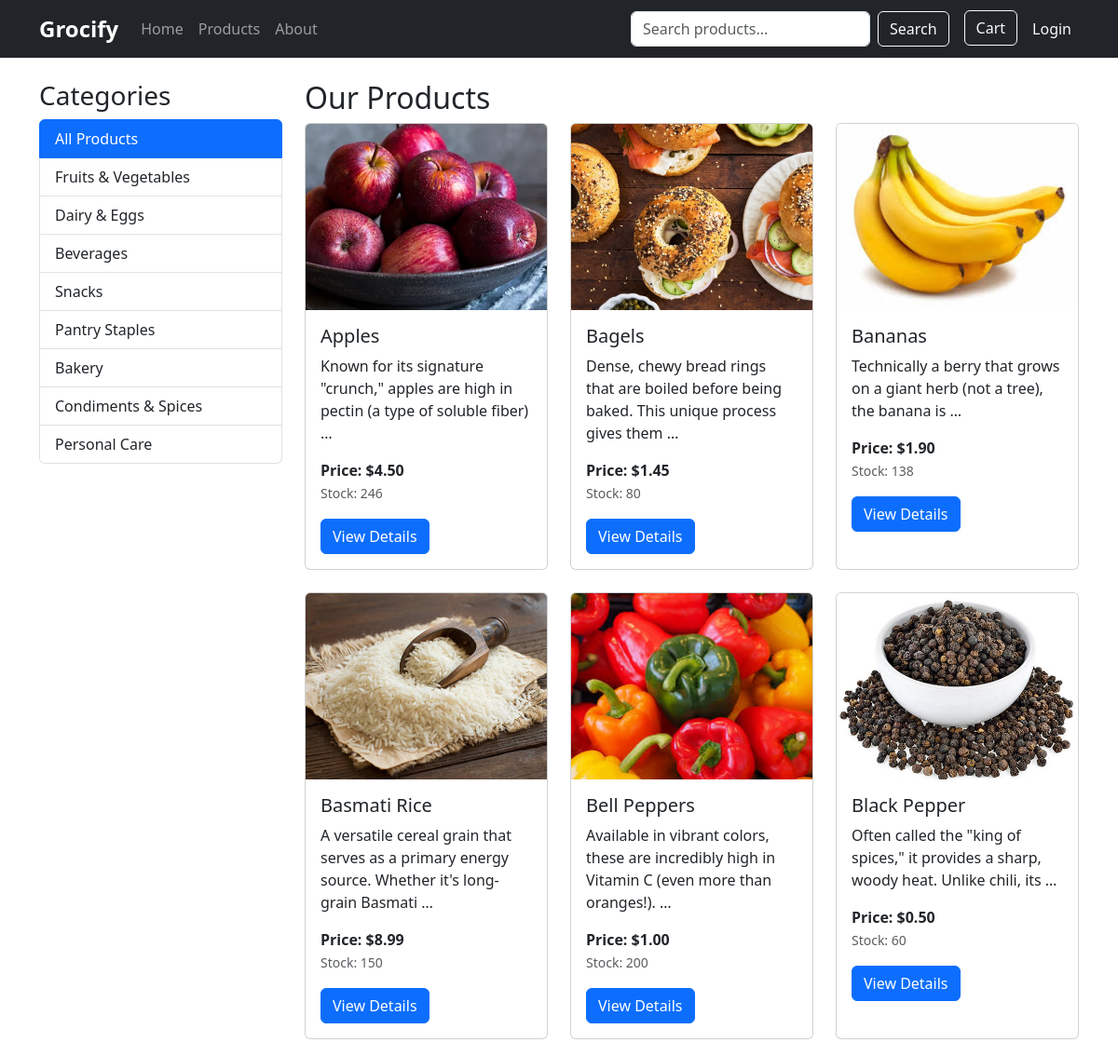
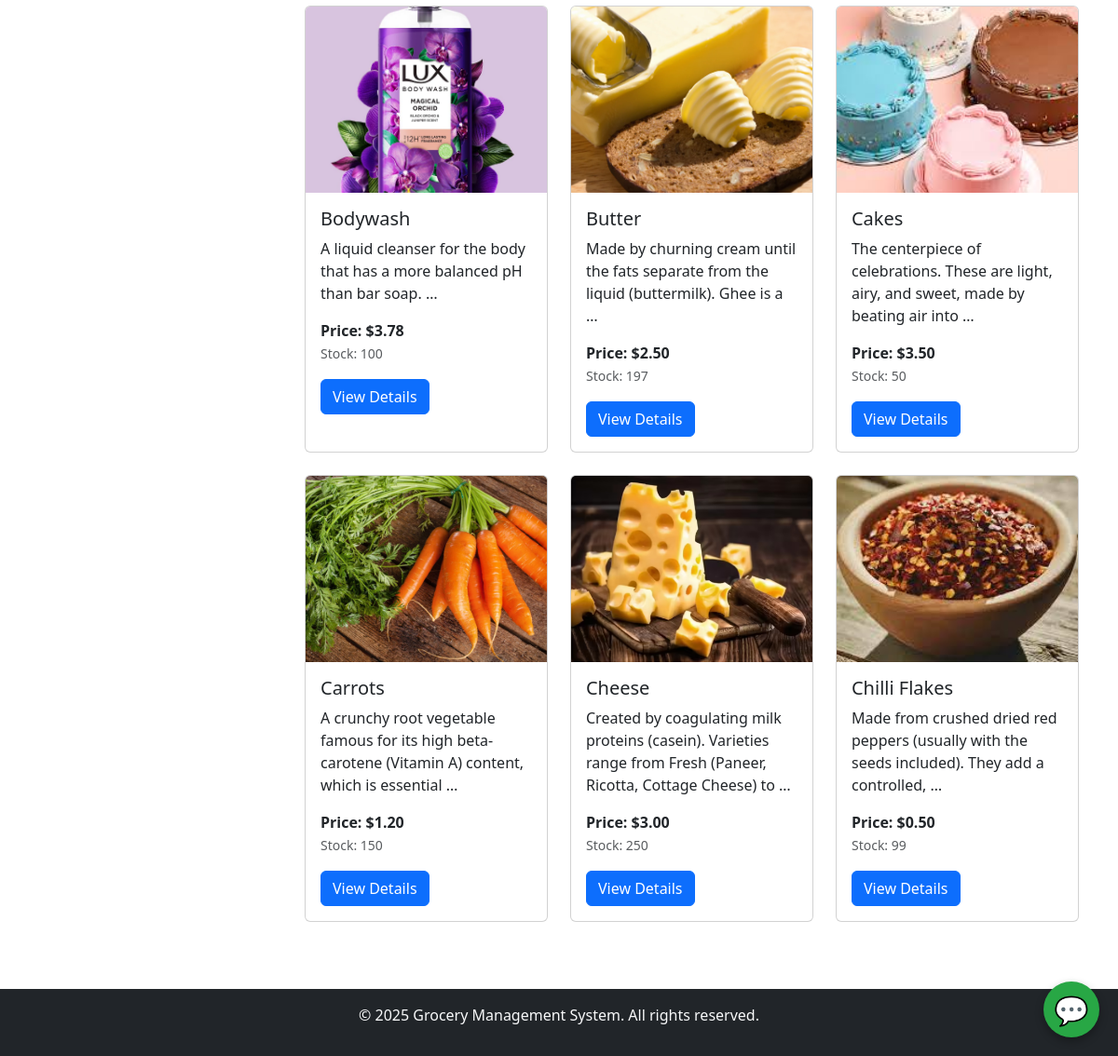
Screenshot of /products/ with the database file from the repository (2 pictures, top to bottom).
### grocery_app/models.py (models this page shows, shortened)
class Category(models.Model):
    name = models.CharField(max_length=100)
    description = models.TextField(blank=True)
    image = models.ImageField(upload_to='categories/', blank=True, null=True)
    class Meta:
        verbose_name_plural = "Categories"

class Product(models.Model):
    name = models.CharField(max_length=200)
    category = models.ForeignKey(Category, on_delete=models.CASCADE, related_name='products')
    description = models.TextField(blank=True)
    price = models.DecimalField(max_digits=10, decimal_places=2, validators=[MinValueValidator(Decimal('0.00'))])
    stock = models.PositiveIntegerField(default=0, validators=[MinValueValidator(0)])
    image = models.ImageField(upload_to='products/', blank=True, null=True)
    created_at = models.DateTimeField(auto_now_add=True)
    updated_at = models.DateTimeField(auto_now=True)
    class Meta:
        ordering = ['name']

### grocery_app/views.py (the view)
# urls.py: path('products/', views.product_list, name='product_list'),
def product_list(request):
    category_id = request.GET.get('category')
    search_query = request.GET.get('search')
    sort_by = request.GET.get('sort', 'name')  # Default sort by name
    products = Product.objects.all()
    if category_id:
        products = products.filter(category_id=category_id)
    if search_query:
        products = products.filter(
            Q(name__icontains=search_query) |
            Q(description__icontains=search_query) |
            Q(category__name__icontains=search_query)
        )
    if sort_by == 'price_low':
        products = products.order_by('price')
    elif sort_by == 'price_high':
        products = products.order_by('-price')
    elif sort_by == 'newest':
        products = products.order_by('-created_at')
    else:  # default to name
        products = products.order_by('name')
    paginator = Paginator(products, 12)  # Show 12 products per page
    page_number = request.GET.get('page')
    products_page = paginator.get_page(page_number)
    categories = Category.objects.all()
    context = {
        'products': products_page,
        'categories': categories,
        'current_category': category_id,
        'search_query': search_query,
        'sort_by': sort_by,
        'title': 'Our Products'
    }
    return render(request, 'grocery_app/product_list.html', context)

### grocery_app/templates/grocery_app/product_list.html (shortened to what this page needs)
{% extends 'grocery_app/base.html' %}
{% block content %}
<div class="row">
    <div class="col-md-3">
        <h3>Categories</h3>
        <div class="list-group">
            <a href="{% url 'grocery_app:product_list' %}"
               class="list-group-item {% if not current_category %}active{% endif %}">
                All Products
            </a>
            {% for category in categories %}
            <a href="{% url 'grocery_app:product_list' %}?category={{ category.id }}"
               class="list-group-item {% if current_category == category.id|stringformat:'s' %}active{% endif %}">
                {{ category.name }}
            </a>
            {% endfor %}
        </div>
    </div>
    <div class="col-md-9">
        {% if search_query %}
        <h2>Search Results for "{{ search_query }}"</h2>
        {% else %}
        <h2>Our Products</h2>
        {% endif %}
        <div class="row">
            {% for product in products %}
            <div class="col-md-4 mb-4">
                <div class="card h-100">
                    {% if product.image %}
                    <img src="{{ product.image.url }}" class="card-img-top" alt="{{ product.name }}">
                    {% endif %}
                    <div class="card-body">
                        <h5 class="card-title">{{ product.name }}</h5>
                        <p class="card-text">{{ product.description|truncatewords:15 }}</p>
                        <p class="card-text">
                            <strong>Price: ${{ product.price }}</strong><br>
                            <small class="text-muted">Stock: {{ product.stock }}</small>
                        </p>
                        <a href="{% url 'grocery_app:product_detail' product.id %}" class="btn btn-primary">View Details</a>
                    </div>
                </div>
            </div>
            {% empty %}
            <div class="col">
                <p>No products found.</p>
            </div>
            {% endfor %}
        </div>
    </div>
</div>
{% endblock %}

### grocery_app/templates/grocery_app/base.html (shortened to what this page needs)
<!DOCTYPE html>
<html lang="en">
<head>
      {% load static %}
     <link rel="stylesheet" href="{% static 'grocery_app/css/chatbot.css' %}">
    <link href="https://cdn.jsdelivr.net/npm/bootstrap@5.3.0/dist/css/bootstrap.min.css" rel="stylesheet">
    {% load static %}
    <link rel="stylesheet" href="{% static 'grocery_app/css/style.css' %}">
</head>
<body>
    <nav class="navbar navbar-expand-lg navbar-dark bg-dark">
        <div class="container">
            <a class="navbar-brand" href="{% url 'grocery_app:home' %}">Grocify </a>
            <div class="collapse navbar-collapse" id="navbarNav">
                <ul class="navbar-nav me-auto">
                    <li class="nav-item">
                        <a class="nav-link" href="{% url 'grocery_app:home' %}">Home</a>
                    </li>
                    <li class="nav-item">
                        <a class="nav-link" href="{% url 'grocery_app:product_list' %}">Products</a>
                    </li>
                    <li class="nav-item">
                        <a class="nav-link" href="{% url 'grocery_app:about' %}">About</a>
                    </li>
                </ul>
                <form class="d-flex me-3" action="{% url 'grocery_app:product_list' %}" method="get">
                    <input class="form-control me-2" type="search" name="search" placeholder="Search products...">
                    <button class="btn btn-outline-light" type="submit">Search</button>
                </form>
                <ul class="navbar-nav">
                    <li class="nav-item me-2">
                        <a class="btn btn-outline-light" href="{% url 'grocery_app:view_cart' %}">Cart</a>
                    </li>
                    {% if user.is_authenticated %}
                    <li class="nav-item dropdown">
                        <a class="nav-link dropdown-toggle text-light" href="#" role="button" data-bs-toggle="dropdown" aria-expanded="false">
                            Hi, {{ user.username }}
                        </a>
                        <ul class="dropdown-menu dropdown-menu-end">
                            <li>
                                <form action="{% url 'logout' %}" method="post">
                                    {% csrf_token %}
                                    <button type="submit" class="dropdown-item">
                                        Logout
                                    </button>
                                </form>
                            </li>
                        </ul>
                    </li>
                    {% else %}
                    <li class="nav-item">
                        <a class="nav-link text-light" href="{% url 'login' %}">Login</a>
                    </li>
                    {% endif %}
                </ul>
            </div>
        </div>
    </nav>
    <main class="container mt-4">
        {% block content %}
        {% endblock %}
    </main>
    <footer class="bg-dark text-light mt-5 py-3">
        <div class="container text-center">
            <p>&copy; 2025 Grocery Management System. All rights reserved.</p>
        </div>
    </footer>
    {% include "grocery_app/chatbot.html" %}
</body>
</html>

### grocery_app/templates/grocery_app/chatbot.html (shortened to what this page needs)
<div id="chat-icon">
    💬
</div>

### grocery_app/static/grocery_app/css/chatbot.css (style rules this page uses)
#chat-icon { position:fixed; bottom:20px; right:20px; width:60px; height:60px; border-radius:50%; background:#28a745; color:white; display:flex; justify-content:center; align-items:center; font-size:30px; cursor:pointer; box-shadow:0 4px 10px rgba(0,0,0,.3); z-index:9999; }

### grocery_app/static/grocery_app/css/style.css (style rules this page uses)
body { font-family: 'Segoe UI', Tahoma, Geneva, Verdana, sans-serif; min-height: 100vh; display: flex; flex-direction: column; }
main { flex: 1; }
.navbar-brand { font-size: 1.5rem; font-weight: bold; }
.card { transition: transform 0.2s, box-shadow 0.2s; }
.card-img-top { height: 200px; object-fit: cover; }
.list-group-item.active { background-color: #0d6efd; border-color: #0d6efd; }
footer { margin-top: auto; padding: 1rem 0; }

### rows the page displays
Category: name "Fruits & Vegetables"
Category: name "Dairy & Eggs"
Category: name "Beverages"
Category: name "Snacks"
Category: name "Pantry Staples"
Category: name "Bakery"
Category: name "Condiments & Spices"
Category: name "Personal Care"
Product: image (picture), name "Apples", description "Known for its signature \"crunch,\" apples are high in pectin (a type of soluble fiber) …", price "4.50", stock "246"
Product: image (picture), name "Bagels", description "Dense, chewy bread rings that are boiled before being baked. This unique process gives them …", price "1.45", stock "80"
Product: image (picture), name "Bananas", description "Technically a berry that grows on a giant herb (not a tree), the banana is …", price "1.90", stock "138"
Product: image (picture), name "Basmati Rice", description "A versatile cereal grain that serves as a primary energy source. Whether it's long-grain Basmati …", price "8.99", stock "150"
Product: image (picture), name "Bell Peppers", description "Available in vibrant colors, these are incredibly high in Vitamin C (even more than oranges!). …", price "1.00", stock "200"
Product: image (picture), name "Black Pepper", description "Often called the \"king of spices,\" it provides a sharp, woody heat. Unlike chili, its …", price "0.50", stock "60"
Product: image (picture), name "Bodywash", description "A liquid cleanser for the body that has a more balanced pH than bar soap. …", price "3.78", stock "100"
Product: image (picture), name "Butter", description "Made by churning cream until the fats separate from the liquid (buttermilk). Ghee is a …", price "2.50", stock "197"
Product: image (picture), name "Cakes", description "The centerpiece of celebrations. These are light, airy, and sweet, made by beating air into …", price "3.50", stock "50"
Product: image (picture), name "Carrots", description "A crunchy root vegetable famous for its high beta-carotene (Vitamin A) content, which is essential …", price "1.20", stock "150"
Product: image (picture), name "Cheese", description "Created by coagulating milk proteins (casein). Varieties range from Fresh (Paneer, Ricotta, Cottage Cheese) to …", price "3.00", stock "250"
Product: image (picture), name "Chilli Flakes", description "Made from crushed dried red peppers (usually with the seeds included). They add a controlled, …", price "0.50", stock "99"
